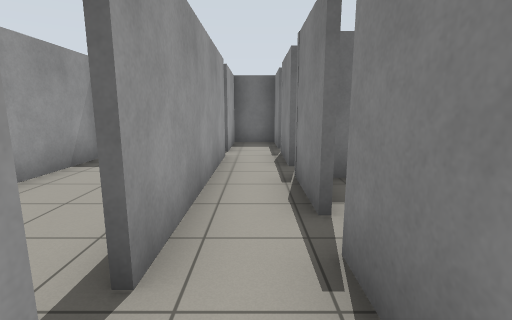
view 1 (above)

24 first-person views from a walk through a world built for the Gazebo simulator. The camera is 1.2 m above the floor, tilts 10° down and sees 85° across. The lines on the ground mark 1 m squares. The floor is counted in squares, 1 m on a side. Each view is taken from the middle of a square. On the plan, view 1 faces up. The plan holds only what a view shows up to about 12 squares ahead; the rest is blank. The place goes on beyond the plan.

view 2
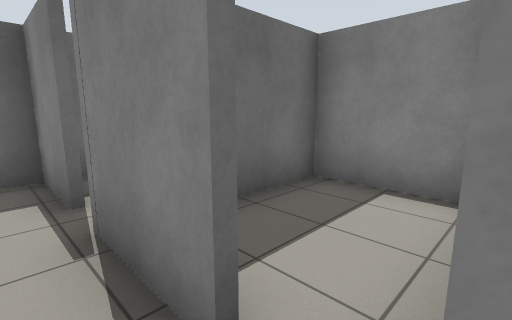

view 3
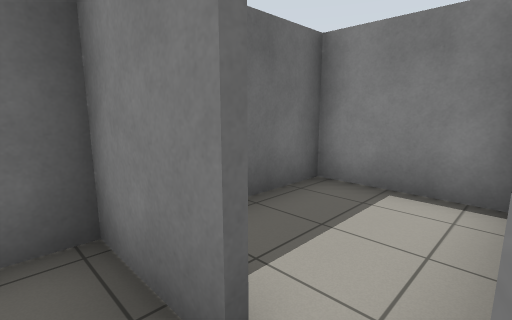

view 4
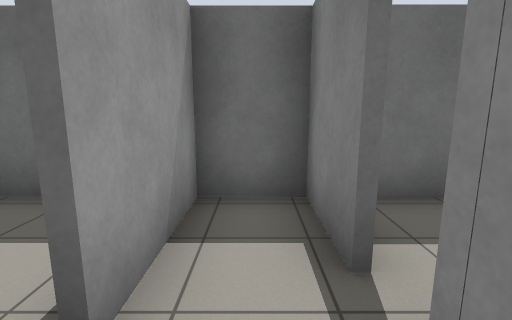

view 5
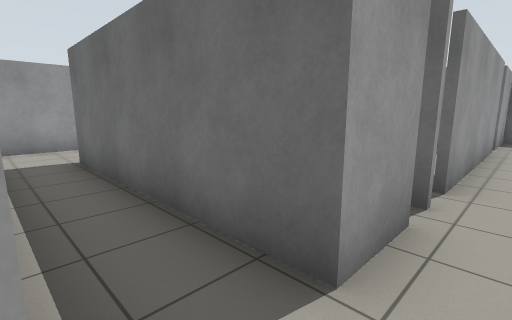

view 6
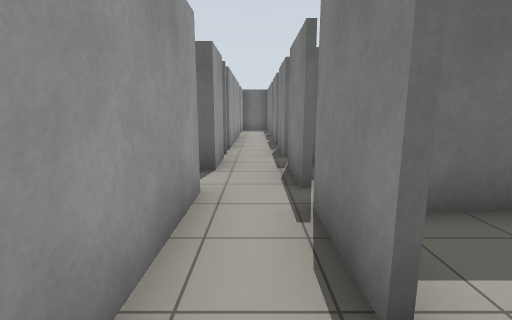

view 7
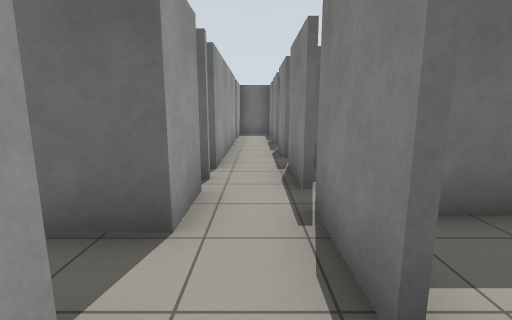

view 8
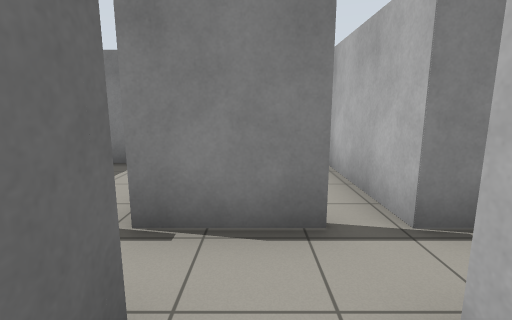

view 9
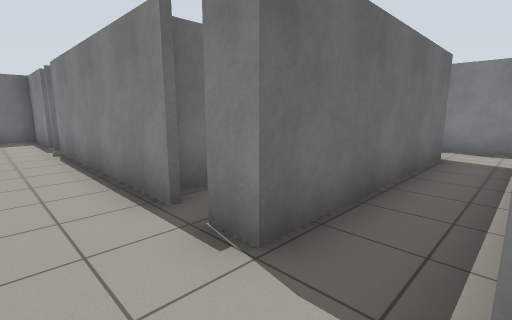

view 10
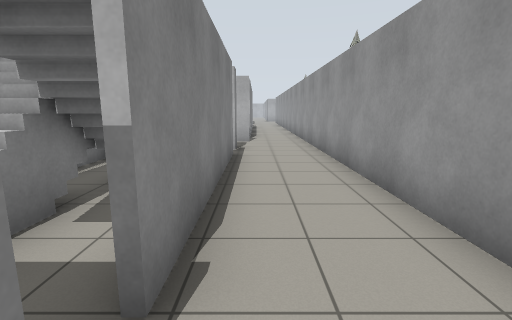

view 11
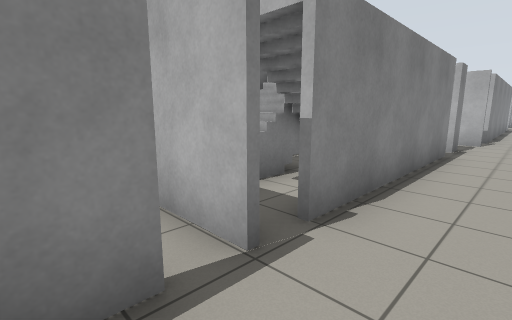

view 12
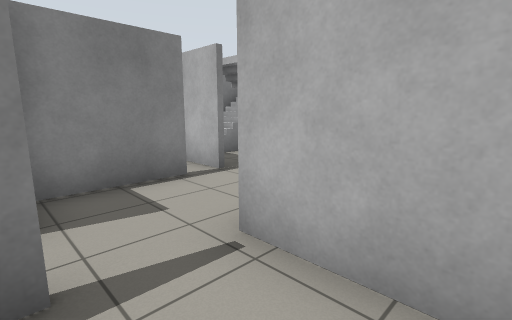

view 13
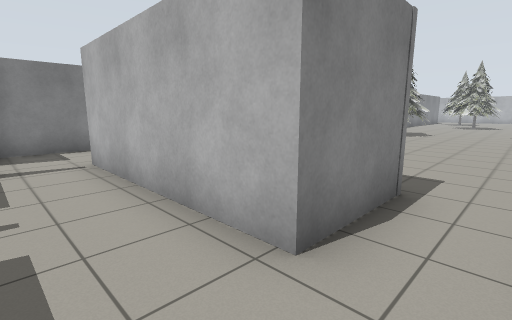

view 14
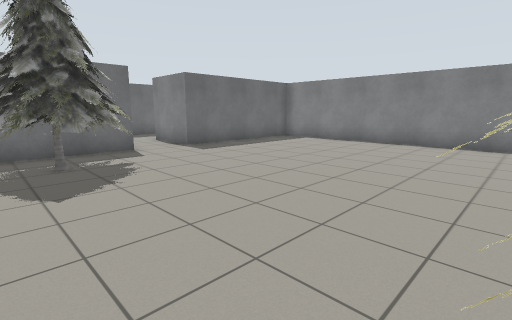

view 15
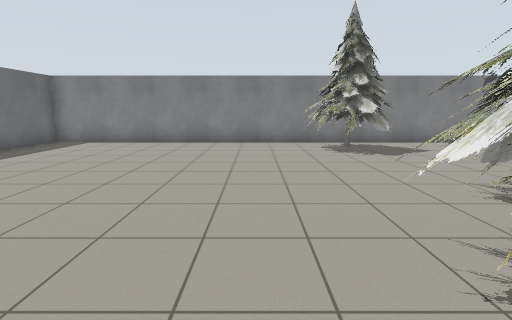

view 16
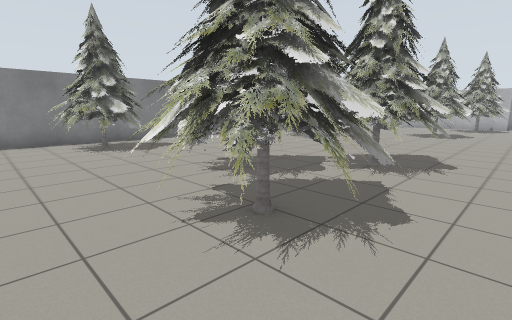

view 17
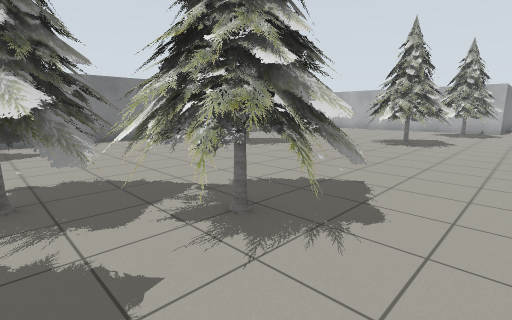

view 18
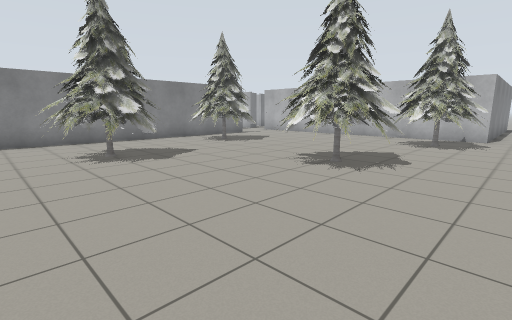

view 19
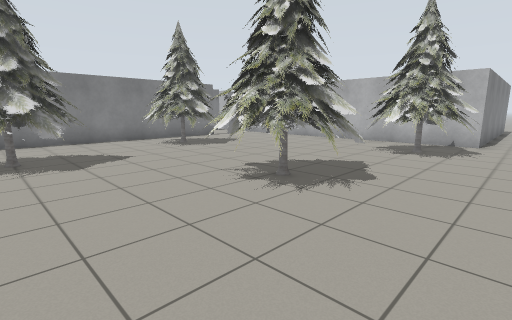

view 20
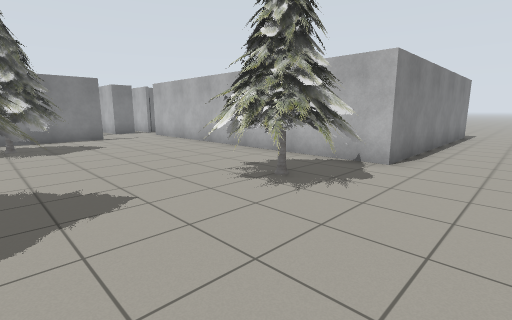

view 21
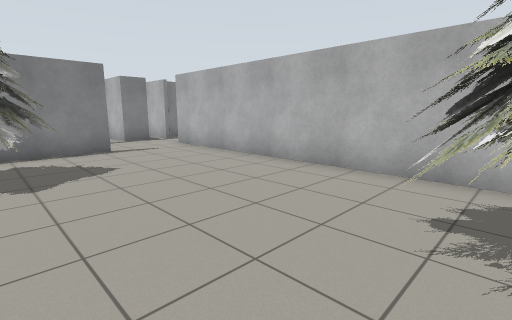

view 22
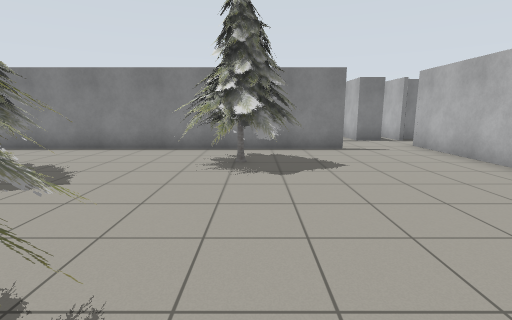

view 23
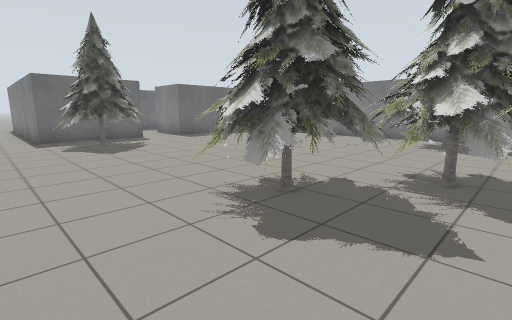

view 24
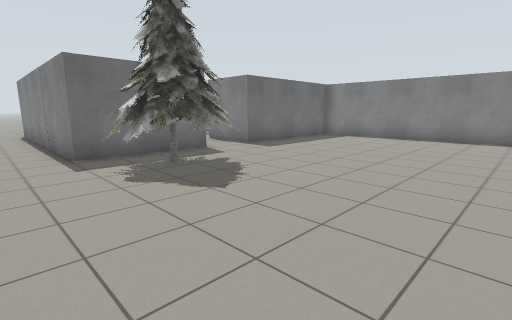

### Floor plan
Key: @ floor where view 1 was taken; # wall or solid block; x gap in a wall; . floor; S stairs; T pine tree.
Columns run from 23 left of view 1 to 4 right of it. Each row starts with its distance up from view 1.
 15  .#
 14  .#
 13  .#
 12  .#
 11  .#   . .....#.##  #########
 10 ..#    .........#     #.# .#
  9 ..#   ..######..#     #.x..#
  8 ..#   ..######..#     #.####
  7 ..####..######..#######.#..#
  6 ..TTT........#..#S #. #.x..#
  5 ..TTT........#..SS #. #.##
  4 ..TTT........#..SS #..#.#
  3 .............#..S  #..#.#
  2 .............#..#  # .x.#
  1 .............#..####  #.#
  0 .............#..## #  #@#
 -1 .............#..#######.###
 -2 ...TT........#..........#.
 -3 ..TTT ....TTT#..#     #....
 -4 ..TTTTT...TTT#.##     #.####
 -5  ..TTTTT..TT # #      #.#.
 -6 ...TTTT......# #      #...
 -7  .TTTT.......# #       .
 -8  .TTT .......#
 -9  ............#
-10  ............#
-11  ........T...#
-12  .......TTT..#
-13  .......TTT..#
-14  ........T...#
-15  ...TT.......#
-16  ..TTTT....T.#
-17 ...TTT...TTTT#
-18  ........TTT #
-19 ..........TT.#
-20 ...TT........#
-21 ..TTTT.........
-22 ..TTT..........#
-23 ...............#
-24 ..##############
-25 ..#
-26 ..#
-27 ..#
-28 ..#
-29  .#

Where each view was taken, in squares from view 1:
view 1: 0 up, 0 right, facing up
view 2: 5 up, 0 right, facing up-right
view 3: 8 up, 0 right, facing up-right
view 4: 7 up, 0 right, facing up
view 5: 3 down, 0 right, facing up-left
view 6: 7 down, 0 right, facing up
view 7: 4 down, 0 right, facing up
view 8: 2 down, 2 left, facing right
view 9: 3 down, 9 left, facing up-right
view 10: 8 up, 8 left, facing down
view 11: 9 up, 9 left, facing down-right
view 12: 11 up, 12 left, facing down-right
view 13: 11 up, 17 left, facing down-right
view 14: 2 down, 21 left, facing up-right
view 15: 1 down, 21 left, facing right
view 16: 1 down, 22 left, facing down-right
view 17: 5 down, 22 left, facing down-right
view 18: 10 down, 22 left, facing down-right
view 19: 12 down, 22 left, facing down-right
view 20: 17 down, 23 left, facing down-right
view 21: 18 down, 19 left, facing down-right
view 22: 18 down, 19 left, facing right
view 23: 6 down, 23 left, facing up-right
view 24: 1 down, 23 left, facing up-right
